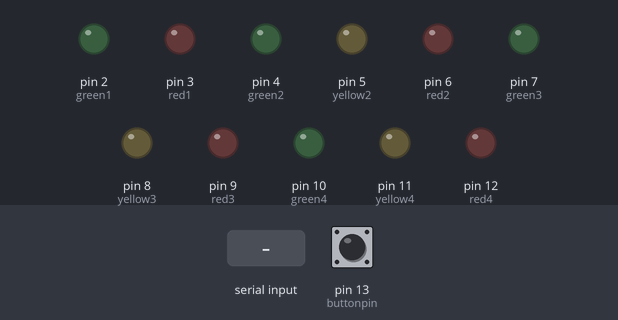
Simulated run of this sketch. Board: Arduino Uno, built with avr-gcc and run on an emulated ATmega328P. Parts: output pins drawn as LEDs (lit = HIGH). The inputs (shaded band) are chosen by the test bench; at power-on: pin 13 (buttonpin) HIGH. Pins used as bus, display or sensor lines are not drawn; what the sketch prints to the serial monitor is not drawn.

Above: at 1.2 s.
1.3 s: byte 1 (1) received over Serial
At 2.5 s:
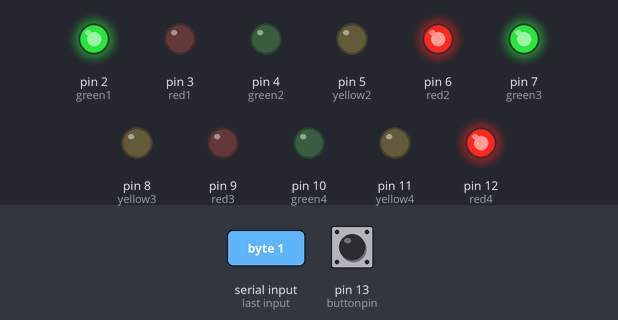
2.8 s: byte 2 (2) received over Serial
At 3.8 s:
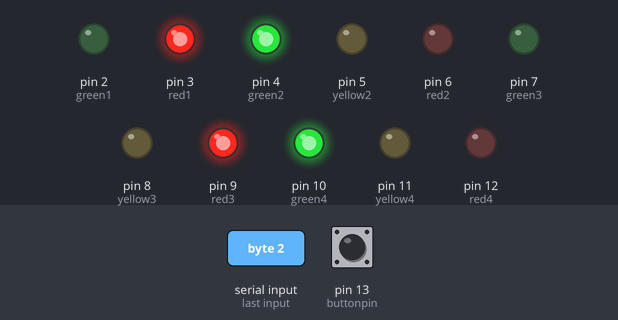
4.3 s: byte 3 (3) received over Serial
At 4.9 s:
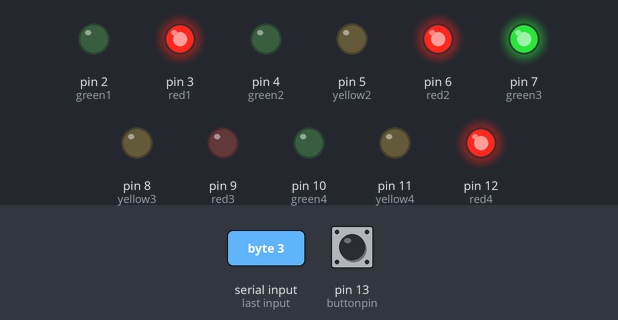
5.8 s: byte 4 (4) received over Serial
At 7.0 s:
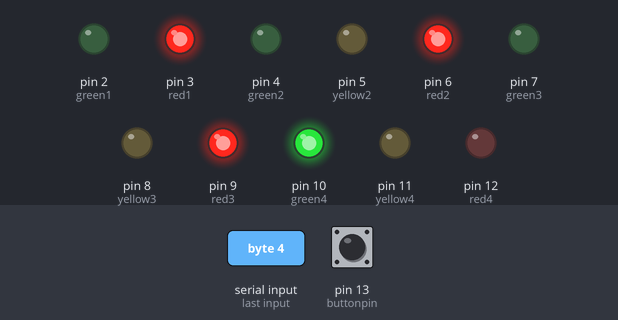
7.3 s: byte 5 (5) received over Serial
At 8.3 s:
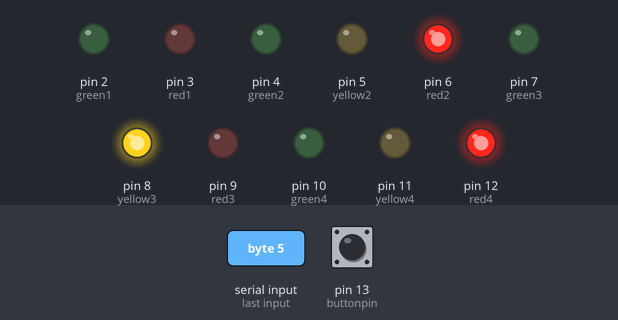
8.8 s: byte 6 (6) received over Serial
At 9.5 s:
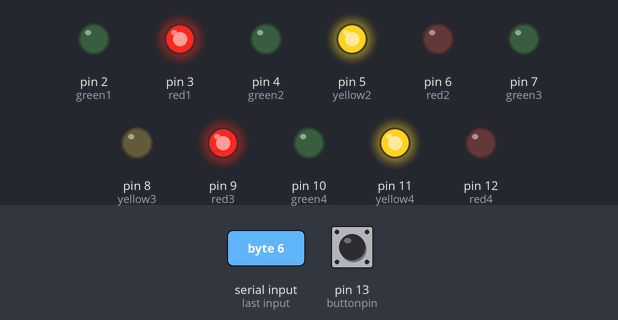
Timing chart, 0 to 11.3 s (numbered marks = the images above; inputs shaded):
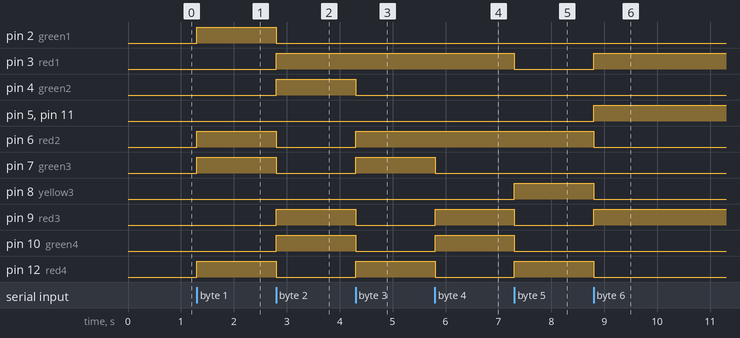

Measured:
- after the input at 1.3 s, pin 2 (green1), pin 6 (red2), pin 7 (green3), pin 12 (red4): LOW → HIGH at once
- after the input at 2.8 s, pin 2 (green1), pin 6 (red2), pin 7 (green3), pin 12 (red4): HIGH → LOW at once; pin 3 (red1), pin 4 (green2), pin 9 (red3), pin 10 (green4): LOW → HIGH at once
- after the input at 4.3 s, pin 4 (green2), pin 9 (red3), pin 10 (green4): HIGH → LOW at once; pin 6 (red2), pin 7 (green3), pin 12 (red4): LOW → HIGH at once
- after the input at 5.8 s, pin 7 (green3), pin 12 (red4): HIGH → LOW at once; pin 9 (red3), pin 10 (green4): LOW → HIGH at once
- after the input at 7.3 s, pin 3 (red1), pin 9 (red3), pin 10 (green4): HIGH → LOW at once; pin 8 (yellow3), pin 12 (red4): LOW → HIGH at once
- after the input at 8.8 s, pin 3 (red1), pin 5 (yellow2), pin 9 (red3), pin 11 (yellow4): LOW → HIGH at once; pin 6 (red2), pin 8 (yellow3), pin 12 (red4): HIGH → LOW at once

The sketch:

LowerMachine.ino
```cpp
int buttonpin = 13; //定义避障传感器接口

//定义各个灯的输出接口
int green1 =2;
int yellow1=1;
int red1   =3;

int green2 =4;
int yellow2=5;
int red2   =6;

int green3 =7;
int yellow3=8;
int red3   =9;

int green4 =10;
int yellow4=11;
int red4   =12;

int val;
int val2;
int count=1;
int accept_num;
void setup()
{
	pinMode(buttonpin, INPUT); //定义避障传感器为输入接口
	Serial.begin(9600);       //连接上位机，波特率为9600

	pinMode(green1,  OUTPUT);
	pinMode(yellow1, OUTPUT);
	pinMode(red1,    OUTPUT);

	pinMode(green2,  OUTPUT);
	pinMode(yellow2, OUTPUT);
	pinMode(red2,    OUTPUT);

	pinMode(green3,  OUTPUT);
	pinMode(yellow3, OUTPUT);
	pinMode(red3,    OUTPUT);

	pinMode(green4,  OUTPUT);
	pinMode(yellow4, OUTPUT);
	pinMode(red4,    OUTPUT);
}

void loop()
{
	val = digitalRead(buttonpin); //将数字接口3的值读取赋给val
    if (val == LOW) {              //当避障传感器检测低电平时，有障碍物
        Serial.print("YES\n");
    }
    else
    {
        Serial.print("NO\n");
    }
	accept_num = Serial.read();
	if(accept_num==1)
	{
		digitalWrite(green1,HIGH);
		digitalWrite(yellow1,LOW);
		digitalWrite(red1,LOW);

		digitalWrite(green2,LOW);
		digitalWrite(yellow2,LOW);
		digitalWrite(red2,HIGH);

		digitalWrite(green3,HIGH);
		digitalWrite(yellow3,LOW);
		digitalWrite(red3,LOW);

		digitalWrite(green4,LOW);
		digitalWrite(yellow4,LOW);
		digitalWrite(red4,HIGH);
	}
	else if(accept_num==2)
	{
		digitalWrite(green1,LOW);
		digitalWrite(yellow1,LOW);
		digitalWrite(red1,HIGH);

		digitalWrite(green2,HIGH);
		digitalWrite(yellow2,LOW);
		digitalWrite(red2,LOW);

		digitalWrite(green3,LOW);
		digitalWrite(yellow3,LOW);
		digitalWrite(red3,HIGH);

		digitalWrite(green4,HIGH);
		digitalWrite(yellow4,LOW);
		digitalWrite(red4,LOW);
	}
	else if(accept_num==3)
	{
		digitalWrite(green1,LOW);
		digitalWrite(yellow1,LOW);
		digitalWrite(red1,HIGH);

		digitalWrite(green2,LOW);
		digitalWrite(yellow2,LOW);
		digitalWrite(red2,HIGH);

		digitalWrite(green3,HIGH);
		digitalWrite(yellow3,LOW);
		digitalWrite(red3,LOW);

		digitalWrite(green4,LOW);
		digitalWrite(yellow4,LOW);
		digitalWrite(red4,HIGH);
	}
	else if(accept_num==4)
	{
		digitalWrite(green1,LOW);
		digitalWrite(yellow1,LOW);
		digitalWrite(red1,HIGH);

		digitalWrite(green2,LOW);
		digitalWrite(yellow2,LOW);
		digitalWrite(red2,HIGH);

		digitalWrite(green3,LOW);
		digitalWrite(yellow3,LOW);
		digitalWrite(red3,HIGH);

		digitalWrite(green4,HIGH);
		digitalWrite(yellow4,LOW);
		digitalWrite(red4,LOW);
	}
	else if(accept_num==5)
	{
		digitalWrite(green1,LOW);
		digitalWrite(yellow1,HIGH);
		digitalWrite(red1,LOW);

		digitalWrite(green2,LOW);
		digitalWrite(yellow2,LOW);
		digitalWrite(red2,HIGH);

		digitalWrite(green3,LOW);
		digitalWrite(yellow3,HIGH);
		digitalWrite(red3,LOW);

		digitalWrite(green4,LOW);
		digitalWrite(yellow4,LOW);
		digitalWrite(red4,HIGH);
	}
	else if(accept_num==6)
	{
		digitalWrite(green1,LOW);
		digitalWrite(yellow1,LOW);
		digitalWrite(red1,HIGH);

		digitalWrite(green2,LOW);
		digitalWrite(yellow2,HIGH);
		digitalWrite(red2,LOW);

		digitalWrite(green3,LOW);
		digitalWrite(yellow3,LOW);
		digitalWrite(red3,HIGH);

		digitalWrite(green4,LOW);
		digitalWrite(yellow4,HIGH);
		digitalWrite(red4,LOW);
	}
	else if(accept_num==7)
	{
		digitalWrite(green1,LOW);
		digitalWrite(yellow1,LOW);
		digitalWrite(red1,HIGH);

		digitalWrite(green2,LOW);
		digitalWrite(yellow2,LOW);
		digitalWrite(red2,HIGH);

		digitalWrite(green3,LOW);
		digitalWrite(yellow3,HIGH);
		digitalWrite(red3,LOW);

		digitalWrite(green4,LOW);
		digitalWrite(yellow4,LOW);
		digitalWrite(red4,HIGH);
	}
	else if(accept_num==8)
	{
		digitalWrite(green1,LOW);
		digitalWrite(yellow1,LOW);
		digitalWrite(red1,HIGH);

		digitalWrite(green2,LOW);
		digitalWrite(yellow2,LOW);
		digitalWrite(red2,HIGH);

		digitalWrite(green3,LOW);
		digitalWrite(yellow3,LOW);
		digitalWrite(red3,HIGH);

		digitalWrite(green4,LOW);
		digitalWrite(yellow4,HIGH);
		digitalWrite(red4,LOW);
	}
}
```
